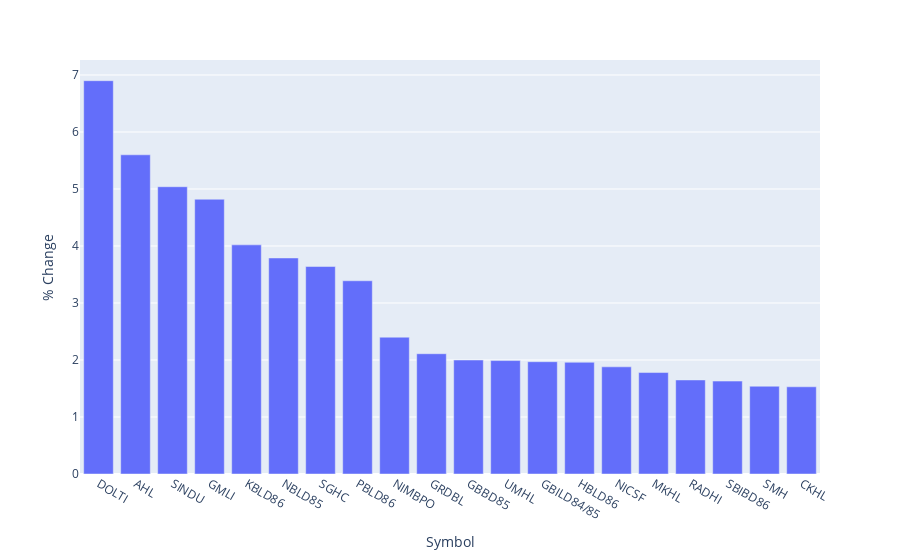

Source (notebook cell):
### Code cell
import plotly.express as px
fig = px.bar(df_sorted.head(20), x='Symbol', y='% Change')
fig.show()

### Figure 1 — Plotly figure (JSON) as saved in the notebook; plotly's stock layout.template omitted (floating-point values rounded to 4 significant figures)
{"data": [{"alignmentgroup": "True", "hovertemplate": "Symbol=%{x}<br>% Change=%{y}<extra></extra>", "legendgroup": "", "marker": {"color": "#636efa", "pattern": {"shape": ""}}, "name": "", "offsetgroup": "", "orientation": "v", "showlegend": false, "textposition": "auto", "type": "bar", "x": ["DOLTI", "AHL", "SINDU", "GMLI", "KBLD86", "NBLD85", "SGHC", "PBLD86", "NIMBPO", "GRDBL", "GBBD85", "UMHL", "GBILD84/85", "HBLD86", "NICSF", "MKHL", "RADHI", "SBIBD86", "SMH", "CKHL"], "xaxis": "x", "y": [6.9, 5.6, 5.04, 4.82, 4.02, 3.79, 3.64, 3.39, 2.4, 2.11, 2, 1.99, 1.97, 1.96, 1.88, 1.78, 1.65, 1.63, 1.54, 1.53], "yaxis": "y"}], "layout": {"autosize": true, "barmode": "relative", "legend": {"tracegroupgap": 0}, "margin": {"t": 60}, "xaxis": {"anchor": "y", "autorange": true, "domain": [0, 1], "range": [-0.5, 19.5], "title": {"text": "Symbol"}, "type": "category"}, "yaxis": {"anchor": "x", "autorange": true, "domain": [0, 1], "range": [0, 7.263], "title": {"text": "% Change"}, "type": "linear"}}}
